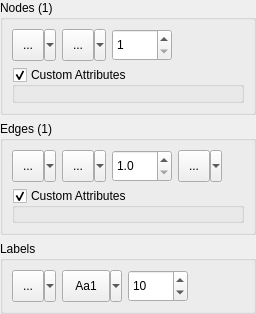
<?xml version="1.0" encoding="UTF-8"?>
<ui version="4.0">
 <class>CNodeEdgePropertiesUI</class>
 <widget class="QWidget" name="CNodeEdgePropertiesUI">
  <property name="geometry">
   <rect>
    <x>0</x>
    <y>0</y>
    <width>256</width>
    <height>314</height>
   </rect>
  </property>
  <property name="sizePolicy">
   <sizepolicy hsizetype="Preferred" vsizetype="Maximum">
    <horstretch>0</horstretch>
    <verstretch>0</verstretch>
   </sizepolicy>
  </property>
  <property name="windowTitle">
   <string>Form</string>
  </property>
  <layout class="QVBoxLayout" name="verticalLayout_2">
   <property name="leftMargin">
    <number>0</number>
   </property>
   <property name="topMargin">
    <number>0</number>
   </property>
   <property name="rightMargin">
    <number>0</number>
   </property>
   <property name="bottomMargin">
    <number>0</number>
   </property>
   <item>
    <widget class="QGroupBox" name="NodesBox">
     <property name="title">
      <string>Nodes (1)</string>
     </property>
     <layout class="QGridLayout" name="gridLayout">
      <item row="1" column="1">
       <widget class="QSint::QSplitButton" name="NodeShape">
        <property name="minimumSize">
         <size>
          <width>44</width>
          <height>32</height>
         </size>
        </property>
        <property name="statusTip">
         <string>Set shape of the selected nodes</string>
        </property>
        <property name="text">
         <string>...</string>
        </property>
        <property name="iconSize">
         <size>
          <width>20</width>
          <height>20</height>
         </size>
        </property>
        <property name="popupMode">
         <enum>QToolButton::MenuButtonPopup</enum>
        </property>
       </widget>
      </item>
      <item row="1" column="2">
       <widget class="QSpinBox" name="NodeSize">
        <property name="sizePolicy">
         <sizepolicy hsizetype="Fixed" vsizetype="Fixed">
          <horstretch>0</horstretch>
          <verstretch>0</verstretch>
         </sizepolicy>
        </property>
        <property name="minimumSize">
         <size>
          <width>60</width>
          <height>32</height>
         </size>
        </property>
        <property name="statusTip">
         <string>Set size of the selected nodes</string>
        </property>
        <property name="correctionMode">
         <enum>QAbstractSpinBox::CorrectToNearestValue</enum>
        </property>
        <property name="minimum">
         <number>1</number>
        </property>
        <property name="maximum">
         <number>50</number>
        </property>
       </widget>
      </item>
      <item row="1" column="3">
       <spacer name="horizontalSpacer">
        <property name="orientation">
         <enum>Qt::Horizontal</enum>
        </property>
        <property name="sizeHint" stdset="0">
         <size>
          <width>40</width>
          <height>20</height>
         </size>
        </property>
       </spacer>
      </item>
      <item row="1" column="0">
       <widget class="QSint::ColorButton" name="NodeColor">
        <property name="sizePolicy">
         <sizepolicy hsizetype="Fixed" vsizetype="Fixed">
          <horstretch>0</horstretch>
          <verstretch>0</verstretch>
         </sizepolicy>
        </property>
        <property name="minimumSize">
         <size>
          <width>44</width>
          <height>32</height>
         </size>
        </property>
        <property name="statusTip">
         <string>Set fill color of the selected nodes</string>
        </property>
        <property name="text">
         <string>...</string>
        </property>
        <property name="iconSize">
         <size>
          <width>20</width>
          <height>20</height>
         </size>
        </property>
        <property name="popupMode">
         <enum>QToolButton::MenuButtonPopup</enum>
        </property>
       </widget>
      </item>
      <item row="2" column="0" colspan="4">
       <widget class="QGroupBox" name="groupBox">
        <property name="sizePolicy">
         <sizepolicy hsizetype="Preferred" vsizetype="Expanding">
          <horstretch>0</horstretch>
          <verstretch>0</verstretch>
         </sizepolicy>
        </property>
        <property name="title">
         <string>Custom Attributes</string>
        </property>
        <property name="flat">
         <bool>true</bool>
        </property>
        <property name="checkable">
         <bool>true</bool>
        </property>
        <layout class="QVBoxLayout" name="verticalLayout_3">
         <property name="leftMargin">
          <number>0</number>
         </property>
         <property name="rightMargin">
          <number>0</number>
         </property>
         <property name="bottomMargin">
          <number>0</number>
         </property>
         <item>
          <widget class="CAttributesEditorUI" name="NodeAttrEditor" native="true"/>
         </item>
        </layout>
       </widget>
      </item>
     </layout>
    </widget>
   </item>
   <item>
    <widget class="QGroupBox" name="EdgesBox">
     <property name="title">
      <string>Edges (1)</string>
     </property>
     <layout class="QVBoxLayout" name="verticalLayout">
      <item>
       <layout class="QHBoxLayout" name="horizontalLayout_2">
        <item>
         <widget class="QSint::ColorButton" name="EdgeColor">
          <property name="sizePolicy">
           <sizepolicy hsizetype="Fixed" vsizetype="Fixed">
            <horstretch>0</horstretch>
            <verstretch>0</verstretch>
           </sizepolicy>
          </property>
          <property name="minimumSize">
           <size>
            <width>44</width>
            <height>32</height>
           </size>
          </property>
          <property name="statusTip">
           <string>Set color of the selected edges</string>
          </property>
          <property name="text">
           <string>...</string>
          </property>
          <property name="iconSize">
           <size>
            <width>20</width>
            <height>20</height>
           </size>
          </property>
          <property name="popupMode">
           <enum>QToolButton::MenuButtonPopup</enum>
          </property>
         </widget>
        </item>
        <item>
         <widget class="QSint::QPenButton" name="EdgeStyle">
          <property name="minimumSize">
           <size>
            <width>44</width>
            <height>32</height>
           </size>
          </property>
          <property name="statusTip">
           <string>Set pen style of the selected edges</string>
          </property>
          <property name="text">
           <string>...</string>
          </property>
          <property name="iconSize">
           <size>
            <width>20</width>
            <height>20</height>
           </size>
          </property>
          <property name="popupMode">
           <enum>QToolButton::MenuButtonPopup</enum>
          </property>
         </widget>
        </item>
        <item>
         <widget class="QDoubleSpinBox" name="EdgeWeight">
          <property name="sizePolicy">
           <sizepolicy hsizetype="Fixed" vsizetype="Fixed">
            <horstretch>0</horstretch>
            <verstretch>0</verstretch>
           </sizepolicy>
          </property>
          <property name="minimumSize">
           <size>
            <width>60</width>
            <height>32</height>
           </size>
          </property>
          <property name="statusTip">
           <string>Set weight of the selected edges</string>
          </property>
          <property name="correctionMode">
           <enum>QAbstractSpinBox::CorrectToNearestValue</enum>
          </property>
          <property name="decimals">
           <number>1</number>
          </property>
          <property name="minimum">
           <double>1.000000000000000</double>
          </property>
          <property name="singleStep">
           <double>0.100000000000000</double>
          </property>
         </widget>
        </item>
        <item>
         <widget class="QSint::QSplitButton" name="EdgeDirection">
          <property name="minimumSize">
           <size>
            <width>44</width>
            <height>32</height>
           </size>
          </property>
          <property name="statusTip">
           <string>Set shape of the selected nodes</string>
          </property>
          <property name="text">
           <string>...</string>
          </property>
          <property name="iconSize">
           <size>
            <width>20</width>
            <height>20</height>
           </size>
          </property>
          <property name="popupMode">
           <enum>QToolButton::MenuButtonPopup</enum>
          </property>
         </widget>
        </item>
        <item>
         <spacer name="horizontalSpacer_2">
          <property name="orientation">
           <enum>Qt::Horizontal</enum>
          </property>
          <property name="sizeHint" stdset="0">
           <size>
            <width>40</width>
            <height>20</height>
           </size>
          </property>
         </spacer>
        </item>
       </layout>
      </item>
      <item>
       <widget class="QGroupBox" name="groupBox_2">
        <property name="sizePolicy">
         <sizepolicy hsizetype="Preferred" vsizetype="Expanding">
          <horstretch>0</horstretch>
          <verstretch>0</verstretch>
         </sizepolicy>
        </property>
        <property name="title">
         <string>Custom Attributes</string>
        </property>
        <property name="flat">
         <bool>true</bool>
        </property>
        <property name="checkable">
         <bool>true</bool>
        </property>
        <layout class="QVBoxLayout" name="verticalLayout_4">
         <property name="leftMargin">
          <number>0</number>
         </property>
         <property name="rightMargin">
          <number>0</number>
         </property>
         <property name="bottomMargin">
          <number>0</number>
         </property>
         <item>
          <widget class="CAttributesEditorUI" name="EdgeAttrEditor" native="true"/>
         </item>
        </layout>
       </widget>
      </item>
     </layout>
    </widget>
   </item>
   <item>
    <widget class="QGroupBox" name="LablesBox">
     <property name="title">
      <string>Labels</string>
     </property>
     <layout class="QHBoxLayout" name="horizontalLayout">
      <item>
       <layout class="QHBoxLayout" name="horizontalLayout_4">
        <item>
         <widget class="QSint::ColorButton" name="LabelColor">
          <property name="sizePolicy">
           <sizepolicy hsizetype="Fixed" vsizetype="Fixed">
            <horstretch>0</horstretch>
            <verstretch>0</verstretch>
           </sizepolicy>
          </property>
          <property name="minimumSize">
           <size>
            <width>44</width>
            <height>32</height>
           </size>
          </property>
          <property name="statusTip">
           <string>Set color of the selected labels</string>
          </property>
          <property name="text">
           <string>...</string>
          </property>
          <property name="iconSize">
           <size>
            <width>20</width>
            <height>20</height>
           </size>
          </property>
          <property name="popupMode">
           <enum>QToolButton::MenuButtonPopup</enum>
          </property>
         </widget>
        </item>
        <item>
         <widget class="QSint::QFontButton" name="LabelFont">
          <property name="minimumSize">
           <size>
            <width>60</width>
            <height>32</height>
           </size>
          </property>
          <property name="statusTip">
           <string>Set font of the selected labels</string>
          </property>
          <property name="text">
           <string>Aa1</string>
          </property>
          <property name="popupMode">
           <enum>QToolButton::MenuButtonPopup</enum>
          </property>
          <property name="toolButtonStyle">
           <enum>Qt::ToolButtonTextOnly</enum>
          </property>
         </widget>
        </item>
        <item>
         <widget class="QSpinBox" name="LabelSize">
          <property name="sizePolicy">
           <sizepolicy hsizetype="Fixed" vsizetype="Fixed">
            <horstretch>0</horstretch>
            <verstretch>0</verstretch>
           </sizepolicy>
          </property>
          <property name="minimumSize">
           <size>
            <width>60</width>
            <height>32</height>
           </size>
          </property>
          <property name="statusTip">
           <string>Set size of the selected abels</string>
          </property>
          <property name="correctionMode">
           <enum>QAbstractSpinBox::CorrectToNearestValue</enum>
          </property>
          <property name="minimum">
           <number>4</number>
          </property>
          <property name="maximum">
           <number>100</number>
          </property>
          <property name="value">
           <number>10</number>
          </property>
         </widget>
        </item>
        <item>
         <spacer name="horizontalSpacer_3">
          <property name="orientation">
           <enum>Qt::Horizontal</enum>
          </property>
          <property name="sizeHint" stdset="0">
           <size>
            <width>40</width>
            <height>20</height>
           </size>
          </property>
         </spacer>
        </item>
       </layout>
      </item>
     </layout>
    </widget>
   </item>
  </layout>
 </widget>
 <customwidgets>
  <customwidget>
   <class>QSint::ColorButton</class>
   <extends>QToolButton</extends>
   <header>colorbutton.h</header>
  </customwidget>
  <customwidget>
   <class>QSint::QSplitButton</class>
   <extends>QToolButton</extends>
   <header>qsplitbutton.h</header>
  </customwidget>
  <customwidget>
   <class>QSint::QPenButton</class>
   <extends>QToolButton</extends>
   <header>qpenbutton.h</header>
  </customwidget>
  <customwidget>
   <class>QSint::QFontButton</class>
   <extends>QToolButton</extends>
   <header>qfontbutton.h</header>
  </customwidget>
  <customwidget>
   <class>CAttributesEditorUI</class>
   <extends>QWidget</extends>
   <header>CAttributesEditorUI.h</header>
   <container>1</container>
  </customwidget>
 </customwidgets>
 <tabstops>
  <tabstop>NodeColor</tabstop>
  <tabstop>NodeShape</tabstop>
  <tabstop>NodeSize</tabstop>
  <tabstop>EdgeColor</tabstop>
  <tabstop>EdgeStyle</tabstop>
  <tabstop>EdgeWeight</tabstop>
  <tabstop>EdgeDirection</tabstop>
  <tabstop>LabelColor</tabstop>
  <tabstop>LabelFont</tabstop>
  <tabstop>LabelSize</tabstop>
 </tabstops>
 <resources/>
 <connections>
  <connection>
   <sender>groupBox</sender>
   <signal>toggled(bool)</signal>
   <receiver>NodeAttrEditor</receiver>
   <slot>setVisible(bool)</slot>
   <hints>
    <hint type="sourcelabel">
     <x>100</x>
     <y>71</y>
    </hint>
    <hint type="destinationlabel">
     <x>113</x>
     <y>89</y>
    </hint>
   </hints>
  </connection>
  <connection>
   <sender>groupBox_2</sender>
   <signal>toggled(bool)</signal>
   <receiver>EdgeAttrEditor</receiver>
   <slot>setVisible(bool)</slot>
   <hints>
    <hint type="sourcelabel">
     <x>38</x>
     <y>195</y>
    </hint>
    <hint type="destinationlabel">
     <x>58</x>
     <y>218</y>
    </hint>
   </hints>
  </connection>
 </connections>
</ui>
